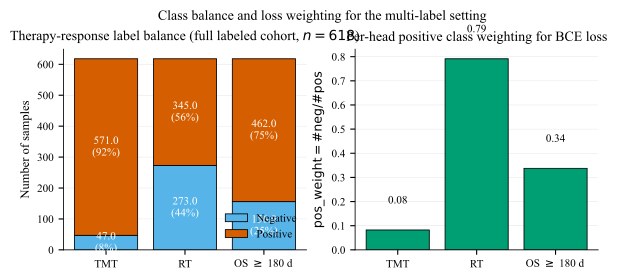

Write the Python code that produced this figure.
"""Figure 4 — therapy-response label distribution and per-head positive class weight.

Reads `binn/artifacts/breast/splits.npz` if available; otherwise reproduces the
counts directly from `pathway_phenotype_mapping.csv` using stage bit-decoding.
"""
from __future__ import annotations

from pathlib import Path

import matplotlib.pyplot as plt
import numpy as np
import pandas as pd

from _style import OKABE_ITO, apply_style

PROJECT_ROOT = Path(__file__).resolve().parents[2]
SPLITS = PROJECT_ROOT / "binn" / "artifacts" / "breast" / "splits.npz"
MAPPING = PROJECT_ROOT / "pathway_phenotype_mapping.csv"


def _load_counts() -> dict:
    if SPLITS.exists():
        blob = np.load(SPLITS, allow_pickle=True)
        Y, train_idx = blob["Y"], blob["train_idx"]
        pos_train = Y[train_idx].sum(axis=0)
        neg_train = len(train_idx) - pos_train
        pos_all = Y.sum(axis=0)
        neg_all = len(Y) - pos_all
    else:
        df = pd.read_csv(MAPPING, usecols=["sample", "stage"], index_col=0)
        s = df["stage"].astype(int)
        tmt, rt, osv = (s // 4) % 2, (s // 2) % 2, s % 2
        pos_all = np.array([tmt.sum(), rt.sum(), osv.sum()])
        neg_all = len(s) - pos_all
        pos_train = neg_train = None
    return {"pos_all": pos_all, "neg_all": neg_all,
            "pos_train": pos_train, "neg_train": neg_train}


def main() -> None:
    apply_style()
    counts = _load_counts()
    heads = ["TMT", "RT", r"OS $\geq$ 180 d"]
    pos = counts["pos_all"]; neg = counts["neg_all"]
    total = pos + neg

    fig, axes = plt.subplots(1, 2, figsize=(6.9, 2.6))

    # Left: stacked counts
    ax = axes[0]
    x = np.arange(len(heads))
    ax.bar(x, neg, color=OKABE_ITO["sky_blue"], edgecolor=OKABE_ITO["black"],
           linewidth=0.6, label="Negative")
    ax.bar(x, pos, bottom=neg, color=OKABE_ITO["vermillion"],
           edgecolor=OKABE_ITO["black"], linewidth=0.6, label="Positive")
    for i, (p, n, t) in enumerate(zip(pos, neg, total)):
        ax.text(i, n / 2, f"{n}\n({n/t:.0%})", ha="center", va="center",
                color="white", fontsize=8)
        ax.text(i, n + p / 2, f"{p}\n({p/t:.0%})", ha="center", va="center",
                color="white", fontsize=8)
    ax.set_xticks(x); ax.set_xticklabels(heads)
    ax.set_ylabel("Number of samples")
    ax.set_title("Therapy-response label balance (full labeled cohort, $n{=}618$)")
    ax.legend(loc="lower right")
    ax.set_axisbelow(True); ax.grid(axis="y")

    # Right: positive-class weight (#neg/#pos)
    ax = axes[1]
    w = neg / np.maximum(pos, 1)
    bars = ax.bar(x, w, color=OKABE_ITO["bluish_green"],
                  edgecolor=OKABE_ITO["black"], linewidth=0.6)
    for b, v in zip(bars, w):
        ax.text(b.get_x() + b.get_width() / 2, v + 0.1,
                f"{v:.2f}", ha="center", va="bottom", fontsize=8)
    ax.set_xticks(x); ax.set_xticklabels(heads)
    ax.set_ylabel(r"$\mathrm{pos\_weight} = \#\mathrm{neg}/\#\mathrm{pos}$")
    ax.set_title("Per-head positive class weighting for BCE loss")
    ax.set_axisbelow(True); ax.grid(axis="y")

    fig.suptitle("Class balance and loss weighting for the multi-label setting",
                 fontsize=10, y=1.03)
    out = Path(__file__).parent / "fig4_label_imbalance.pdf"
    fig.savefig(out)
    print(f"wrote {out}")


if __name__ == "__main__":
    main()
